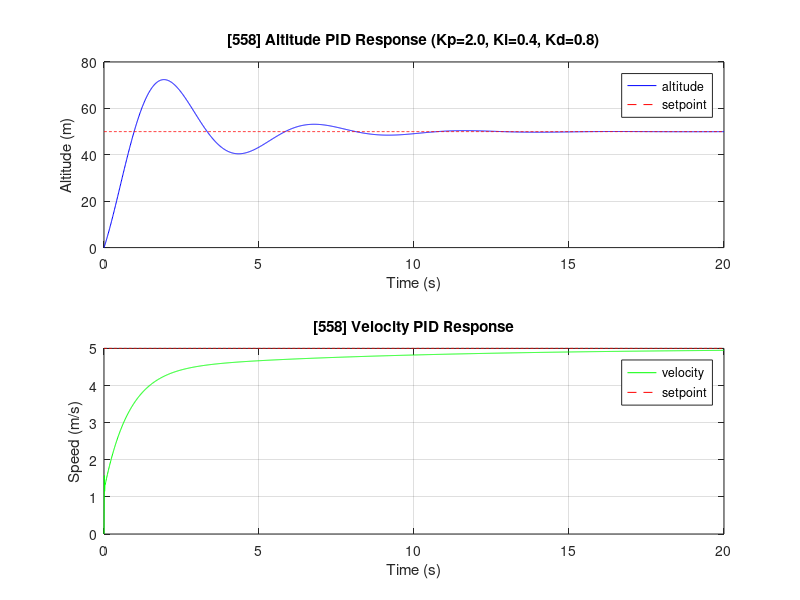

Recreate this plot in MATLAB.
% control_system_model.m
% Phase 558 — Octave PID Control System Model for swarm drone ATC.
% Simulates PID altitude and velocity controllers with Kp, Ki, Kd gain tuning.

% ── PID parameters ──────────────────────────────────────────────────────────

% Altitude PID gains (Phase 558)
Kp_alt = 2.0;   % Proportional gain Kp
Ki_alt = 0.4;   % Integral gain     Ki
Kd_alt = 0.8;   % Derivative gain   Kd

% Velocity PID gains
Kp_vel = 1.5;   % Proportional gain Kp (velocity loop)
Ki_vel = 0.2;   % Integral gain     Ki (velocity loop)
Kd_vel = 0.3;   % Derivative gain   Kd (velocity loop)

% ── Simulation parameters ────────────────────────────────────────────────────

dt        = 0.01;           % time step (s)
t_end     = 20.0;           % simulation duration (s)
t         = 0:dt:t_end;
N         = length(t);

% Reference setpoints
alt_ref   = 50.0;           % target altitude (m)
vel_ref   =  5.0;           % target horizontal speed (m/s)

% ── PID state initialisation ─────────────────────────────────────────────────

% Altitude controller state
alt_err_prev  = 0.0;
alt_integral  = 0.0;
altitude      = zeros(1, N);
altitude(1)   = 0.0;        % start on ground

% Velocity controller state
vel_err_prev  = 0.0;
vel_integral  = 0.0;
velocity      = zeros(1, N);
velocity(1)   = 0.0;

% PID output histories
pid_alt_output = zeros(1, N);
pid_vel_output = zeros(1, N);

% ── Simple 1-D drone dynamics (double integrator + drag) ─────────────────────
% alt_ddot = (thrust - drag*alt_dot - g) / mass
mass  = 1.5;    % kg
g     = 9.81;   % m/s²
drag  = 0.3;    % Ns/m  (linear drag coefficient)

alt_dot   = 0.0;   % vertical velocity
vel_dot   = 0.0;   % horizontal acceleration state

% ── Main simulation loop ──────────────────────────────────────────────────────

fprintf('[558] PID Control System Model — Phase 558\n');
fprintf('[558] Kp_alt=%.2f Ki_alt=%.2f Kd_alt=%.2f\n', Kp_alt, Ki_alt, Kd_alt);
fprintf('[558] Kp_vel=%.2f Ki_vel=%.2f Kd_vel=%.2f\n', Kp_vel, Ki_vel, Kd_vel);

for k = 2:N
    % ── Altitude PID ──────────────────────────────────────────────────────────
    alt_err        = alt_ref - altitude(k-1);
    alt_integral   = alt_integral + alt_err * dt;
    alt_derivative = (alt_err - alt_err_prev) / dt;

    % Integral anti-windup clamp
    alt_integral   = max(-20.0, min(20.0, alt_integral));

    u_alt = Kp_alt * alt_err  + Ki_alt * alt_integral  + Kd_alt * alt_derivative;
    alt_err_prev  = alt_err;
    pid_alt_output(k) = u_alt;

    % Thrust force (PID output drives vertical accel)
    thrust       = mass * (u_alt + g);
    alt_ddot     = (thrust - drag * alt_dot - mass * g) / mass;
    alt_dot      = alt_dot + alt_ddot * dt;
    altitude(k)  = altitude(k-1) + alt_dot * dt;

    % ── Velocity PID ─────────────────────────────────────────────────────────
    vel_err        = vel_ref - velocity(k-1);
    vel_integral   = vel_integral + vel_err * dt;
    vel_derivative = (vel_err - vel_err_prev) / dt;
    vel_integral   = max(-10.0, min(10.0, vel_integral));

    u_vel = Kp_vel * vel_err + Ki_vel * vel_integral + Kd_vel * vel_derivative;
    vel_err_prev  = vel_err;
    pid_vel_output(k) = u_vel;

    vel_dot       = u_vel - drag * velocity(k-1);
    velocity(k)   = velocity(k-1) + vel_dot * dt;
end

% ── Results summary ───────────────────────────────────────────────────────────

final_alt  = altitude(end);
final_vel  = velocity(end);
alt_sse    = (alt_ref - final_alt)^2;
vel_sse    = (vel_ref - final_vel)^2;

fprintf('[558] Final altitude : %.4f m  (setpoint=%.1f, SSE=%.6f)\n', ...
        final_alt, alt_ref, alt_sse);
fprintf('[558] Final velocity : %.4f m/s (setpoint=%.1f, SSE=%.6f)\n', ...
        final_vel, vel_ref, vel_sse);

% Settling time estimate (within 2% of setpoint)
tol_alt = 0.02 * alt_ref;
settled_idx_alt = find(abs(altitude - alt_ref) <= tol_alt, 1);
if ~isempty(settled_idx_alt)
    fprintf('[558] Altitude settled at t=%.2f s\n', t(settled_idx_alt));
else
    fprintf('[558] Altitude did not settle within simulation window\n');
end

% ── Optional plots (only when running interactively) ─────────────────────────

if exist('OCTAVE_VERSION', 'builtin') && ~isempty(getenv('DISPLAY'))
    figure(1);
    subplot(2, 1, 1);
    plot(t, altitude, 'b-', t, repmat(alt_ref, 1, N), 'r--');
    xlabel('Time (s)'); ylabel('Altitude (m)');
    title('[558] Altitude PID Response (Kp=2.0, Ki=0.4, Kd=0.8)');
    legend('altitude', 'setpoint');
    grid on;

    subplot(2, 1, 2);
    plot(t, velocity, 'g-', t, repmat(vel_ref, 1, N), 'r--');
    xlabel('Time (s)'); ylabel('Speed (m/s)');
    title('[558] Velocity PID Response');
    legend('velocity', 'setpoint');
    grid on;
end

% ── Gain sweep utility function ───────────────────────────────────────────────

function [alt_final, sse] = simulate_altitude_pid(Kp, Ki, Kd, alt_ref_val)
    % Compact PID simulation used for parameter sweep / gain tuning.
    % Returns final altitude and steady-state error for given PID gains.
    dt_s    = 0.01;
    steps   = 2000;
    alt     = 0.0;
    alt_dot = 0.0;
    err_p   = 0.0;
    intg    = 0.0;
    mass_v  = 1.5;
    drag_v  = 0.3;
    g_v     = 9.81;

    for i = 1:steps
        err   = alt_ref_val - alt;
        intg  = max(-20, min(20, intg + err * dt_s));
        deriv = (err - err_p) / dt_s;
        u     = Kp * err + Ki * intg + Kd * deriv;
        err_p = err;
        thrust  = mass_v * (u + g_v);
        acc     = (thrust - drag_v * alt_dot - mass_v * g_v) / mass_v;
        alt_dot = alt_dot + acc * dt_s;
        alt     = alt + alt_dot * dt_s;
    end
    alt_final = alt;
    sse       = (alt_ref_val - alt)^2;
end

% Demo gain sweep
fprintf('\n[558] Gain sweep: varying Kp\n');
for kp_test = [0.5, 1.0, 2.0, 3.0, 4.0]
    [af, se] = simulate_altitude_pid(kp_test, 0.4, 0.8, 50.0);
    fprintf('  Kp=%.1f -> alt_final=%.4f m  SSE=%.6f\n', kp_test, af, se);
end
